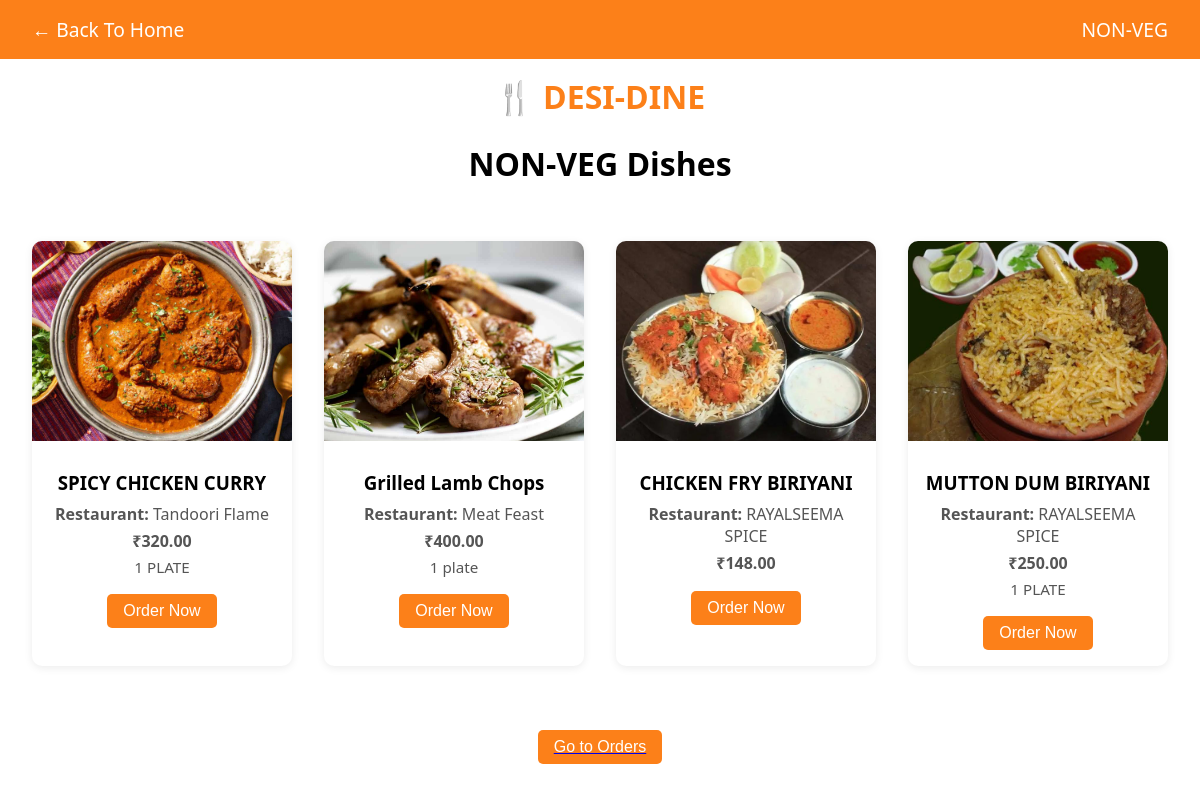
Screenshot of /accounts/category/NON-VEG/ (signed in) with the database file from the repository.
### accounts/models.py (models this page shows, shortened)
class FoodCategory(models.Model):
    name = models.CharField(max_length=100)
    image = models.ImageField(upload_to='categories/', default='categories/default.jpg')

class Dish(models.Model):
    restaurant = models.ForeignKey(Restaurant, on_delete=models.CASCADE, related_name='menu_card')
    name = models.CharField(max_length=200)
    description = models.TextField(blank=True)
    price = models.DecimalField(max_digits=6, decimal_places=2)
    image = models.ImageField(upload_to='dishes/', default='dishes/default.jpg')
    category = models.ForeignKey(FoodCategory, on_delete=models.SET_NULL, null=True, blank=True)
    limit = models.PositiveIntegerField(default=0, help_text="Maximum number of dishes available or per order.")

class Restaurant(models.Model):
    name = models.CharField(max_length=200)
    location = models.CharField(max_length=255)
    image = models.ImageField(upload_to='restaurants/', default='restaurants/default.jpg')
    rating = models.FloatField(default=4.5)
    delivery_time = models.IntegerField(default=30)  # in minutes
    offer = models.CharField(max_length=100, blank=True)

### accounts/views.py (the view)
# urls.py: path('category/<str:category_name>/', views.dishes_by_category_view, name='dishes_by_category'),
@login_required
def dishes_by_category_view(request, category_name):
    dishes = Dish.objects.filter(category__name=category_name)
    category = get_object_or_404(FoodCategory, name=category_name)
    return render(request, 'accounts/dishes_by_category.html', {
        'dishes': dishes,
        'category': category,
    })

### accounts/templates/accounts/dishes_by_category.html (shortened to what this page needs)
{% load static %}
<!DOCTYPE html>
<html lang="en">
<head>
</head>
<body>
    <div class="top-bar">
        <a href="{% url 'welcome' %}">← Back To Home</a>
        <span>{{ category.name }}</span>
    </div>
    <div class="logo">🍴 DESI-DINE</div>
    <h1>{{ category.name }} Dishes</h1>
    <div class="dish-grid">
        {% if dishes %}
            {% for dish in dishes %}
                <div class="dish-card">
                    <img src="{{ dish.image.url }}" alt="{{ dish.name }}">
                    <div class="dish-info">
                        <h3>{{ dish.name }}</h3>
                        <p><strong>Restaurant:</strong> {{ dish.restaurant.name }}</p>
                        <p><strong>₹{{ dish.price }}</strong></p>
                        <p class="dish-description">{{ dish.description }}</p>
                        <button class="order-btn" data-dish-id="{{ dish.id }}">Order Now</button>
                    </div>
                </div>
            {% endfor %}
        {% else %}
            <p style="text-align:center; color: #888;">No dishes found in this category.</p>
        {% endif %}
    </div>
    <a href="{% url 'your_orders' %}">
        <button class="go-to-orders-btn">Go to Orders</button>
    </a>
</body>
</html>

### accounts/templates/accounts/dishes_by_category.html (style rules this page uses)
body { font-family: 'Segoe UI', sans-serif; margin: 0; background-color: #fff; }
.top-bar { background-color: #fc8019; color: white; padding: 1rem 2rem; font-size: 1.2rem; display: flex; justify-content: space-between; align-items: center; }
.top-bar a { color: white; text-decoration: none; }
.logo { text-align: center; font-size: 2rem; color: #fc8019; font-weight: bold; margin-top: 1rem; }
h1 { text-align: center; margin: 1.5rem 0; }
.dish-grid { display: flex; flex-wrap: wrap; gap: 2rem; justify-content: center; padding: 2rem; }
.dish-card { width: 260px; background: white; border-radius: 10px; overflow: hidden; box-shadow: 0 2px 8px rgba(0,0,0,0.08); text-align: center; }
.dish-card img { width: 100%; height: 200px; object-fit: cover; }
.dish-info { padding: 1rem; }
.dish-info h3 { margin: 0.5rem 0; }
.dish-info p { margin: 0.3rem 0; color: #555; }
.dish-description { font-size: 0.95rem; color: #666; margin-top: 0.3rem; }
.order-btn { margin-top: 0.8rem; padding: 0.5rem 1rem; background-color: #fc8019; color: white; border: none; border-radius: 5px; cursor: pointer; font-size: 1rem; }
.go-to-orders-btn { margin: 2rem auto 0; display: block; padding: 0.5rem 1rem; background-color: #fc8019; color: white; border: none; border-radius: 5px; cursor: pointer; font-size: 1rem; }

### rows the page displays
FoodCategory: name "NON-VEG"
Dish: image (picture), name "SPICY CHICKEN CURRY", restaurant.name "Tandoori Flame", price "320.00", description "1 PLATE"
Dish: image (picture), name "Grilled Lamb Chops", restaurant.name "Meat Feast", price "400.00", description "1 plate"
Dish: image (picture), name "CHICKEN FRY BIRIYANI", restaurant.name "RAYALSEEMA SPICE", price "148.00"
Dish: image (picture), name "MUTTON DUM BIRIYANI", restaurant.name "RAYALSEEMA SPICE", price "250.00", description "1 PLATE"
